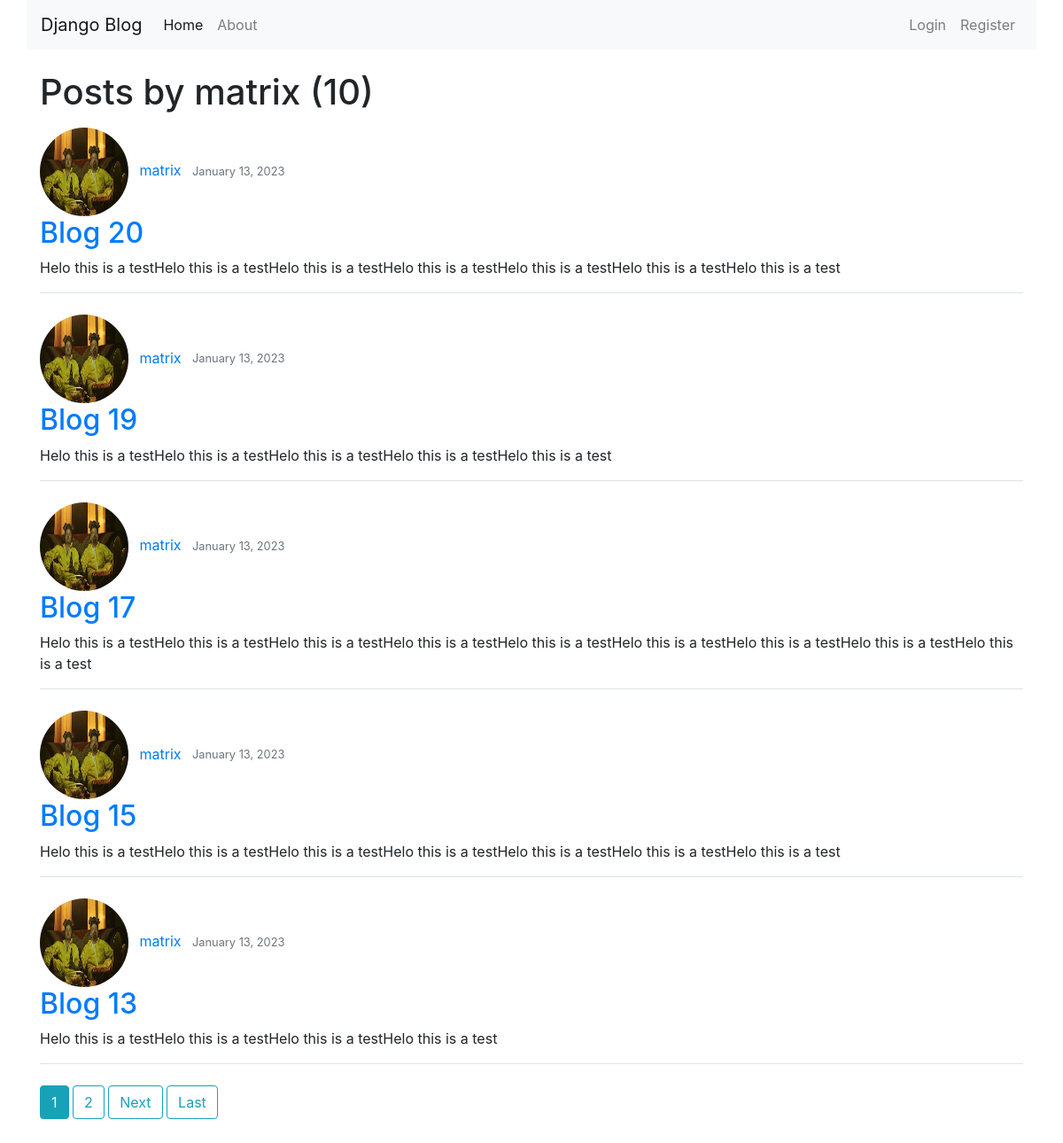
/user/matrix/, run on the app's committed database.
### blog/models.py (models this page shows, shortened)
class Post(models.Model):
    title = models.CharField(max_length=100)
    content = models.TextField()
    date_posted = models.DateTimeField(default=timezone.now)
    author = models.ForeignKey(User, on_delete=models.CASCADE)

### users/models.py (models this page shows, shortened)
class Profile(models.Model):
    user = models.OneToOneField(User, on_delete=models.CASCADE)
    image = models.ImageField(default='default.jpg', upload_to='profile_pics')

### blog/views.py (the view)
# urls.py: path('user/<str:username>/', UserPostListView.as_view(), name='user-posts'),
class UserPostListView(ListView):
    model = Post
    template_name = 'blog/user_posts.html'  # <app>/<model>_<viewtype>.html  Eg, blog/home_list.html
    context_object_name = 'posts'
    paginate_by = 5
    def get_queryset(self):
        user = get_object_or_404(User, username=self.kwargs.get('username'))
        return Post.objects.filter(author=user).order_by('-date_posted')

### blog/templates/blog/user_posts.html (shortened to what this page needs)
{% extends 'blog/base.html' %}
{% block content %}
    <h1 class="mb-3">Posts by {{ view.kwargs.username }} ({{ page_obj.paginator.count }})</h1>
    {% for post in posts %}
        <img src="{{ post.author.profile.image.url }}" class="rounded-circle" width="100px" height="100px">
        <a href="{% url 'user-posts' post.author.username %}" class="ml-2 mr-2">{{ post.author }}</a>
        <small class="text-muted">{{ post.date_posted | date:"F d, Y" }}</small>
        <h2><a href="{% url 'post-detail' post.id %}">{{ post.title }}</a></h2>
        <p>{{ post.content }}</p>
        <div class="border-bottom"></div>
        <br>
    {% endfor %}
    {% if is_paginated %}
        {% for num in page_obj.paginator.page_range %}
            {% if page_obj.number == num %}
                <a href="?page={{ num }}" class="btn btn-info mb-4">{{ num }}</a>
            {% elif num > page_obj.number|add:'-3' and num < page_obj.number|add:'3' %}
                <a href="?page={{ num }}" class="btn btn-outline-info mb-4">{{ num }}</a>
            {% endif %}
        {% endfor %}
        {% if page_obj.has_next %}
            <a href="?page={{ page_obj.next_page_number }}" class="btn btn-outline-info mb-4">Next</a>
            <a href="?page={{ page_obj.paginator.num_pages }}" class="btn btn-outline-info mb-4">Last</a>
        {% endif%}
    {% endif %}
{% endblock content %}

### data on the page
Post: author.profile.image (picture), author "matrix", date_posted "January 13, 2023", title "Blog 20", content "Helo this is a testHelo this is a testHelo this is a testHelo this is a testHelo this is a testHelo this is a testHelo this is a test"
Post: author.profile.image (picture), author "matrix", date_posted "January 13, 2023", title "Blog 19", content "Helo this is a testHelo this is a testHelo this is a testHelo this is a testHelo this is a test"
Post: author.profile.image (picture), author "matrix", date_posted "January 13, 2023", title "Blog 17", content "Helo this is a testHelo this is a testHelo this is a testHelo this is a testHelo this is a testHelo this is a testHelo this is a testHelo this is a testHelo this is a test"
Post: author.profile.image (picture), author "matrix", date_posted "January 13, 2023", title "Blog 15", content "Helo this is a testHelo this is a testHelo this is a testHelo this is a testHelo this is a testHelo this is a testHelo this is a test"
Post: author.profile.image (picture), author "matrix", date_posted "January 13, 2023", title "Blog 13", content "Helo this is a testHelo this is a testHelo this is a testHelo this is a test"

### other printed values
{{ view.kwargs.username }} "matrix"
{{ page_obj.paginator.count }} "10"
{{ num }} "1"
{{ num }} "2"
